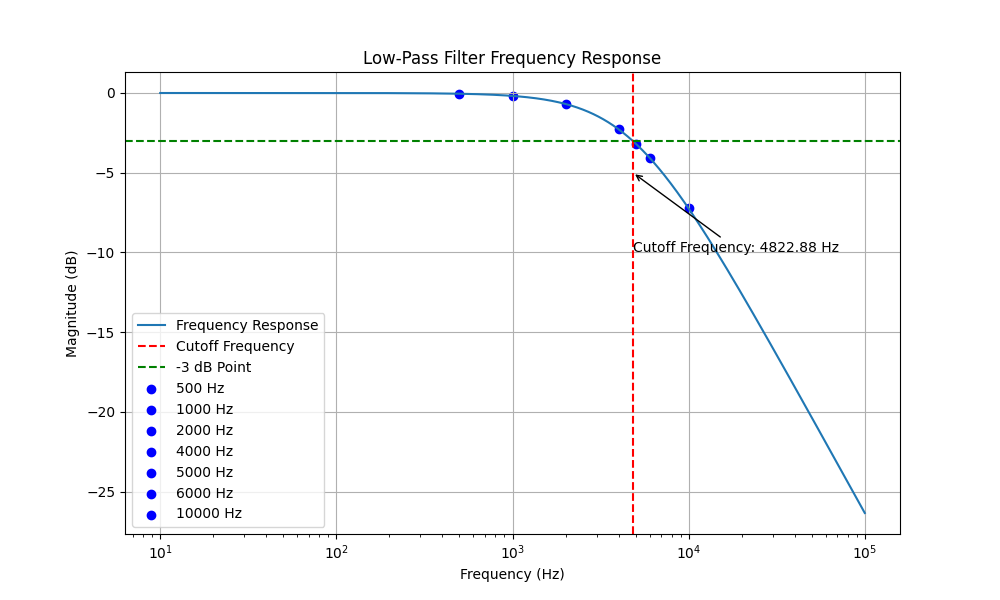

Source code (Python):
import numpy as np
import matplotlib.pyplot as plt

# Given values
V = 5  # Voltage (in volts)
R = 150e3  # Resistance (in ohms)
C = 220e-12  # Capacitance (in farads)

# Calculate cutoff frequency (Hz)
fc = 1 / (2 * np.pi * R * C)

# Define frequency range (10 Hz to 100 kHz)
frequency_range = np.logspace(1, 5, 1000)

# Calculate magnitude of transfer function
H_magnitude = 1 / np.sqrt(1 + (frequency_range / fc)**2)

# Frequencies to mark
mark_freqs = [500, 1000, 2000, 4000, 5000, 6000, 10000]

# Plotting
plt.figure(figsize=(10, 6))
plt.semilogx(frequency_range, 20 * np.log10(H_magnitude), label='Frequency Response')
plt.axvline(fc, color='red', linestyle='--', label='Cutoff Frequency')
plt.axhline(-3, color='green', linestyle='--', label='-3 dB Point')

# Mark specific frequencies
for freq in mark_freqs:
    plt.scatter(freq, 20 * np.log10(1 / np.sqrt(1 + (freq / fc)**2)), color='blue', marker='o', label=f'{freq} Hz')

plt.annotate(f'Cutoff Frequency: {fc:.2f} Hz', xy=(fc, -5), xytext=(fc, -10), arrowprops=dict(facecolor='black', arrowstyle='->'))
plt.title('Low-Pass Filter Frequency Response')
plt.xlabel('Frequency (Hz)')
plt.ylabel('Magnitude (dB)')
plt.legend()
plt.grid(True)
plt.savefig('1.png')
plt.show()

